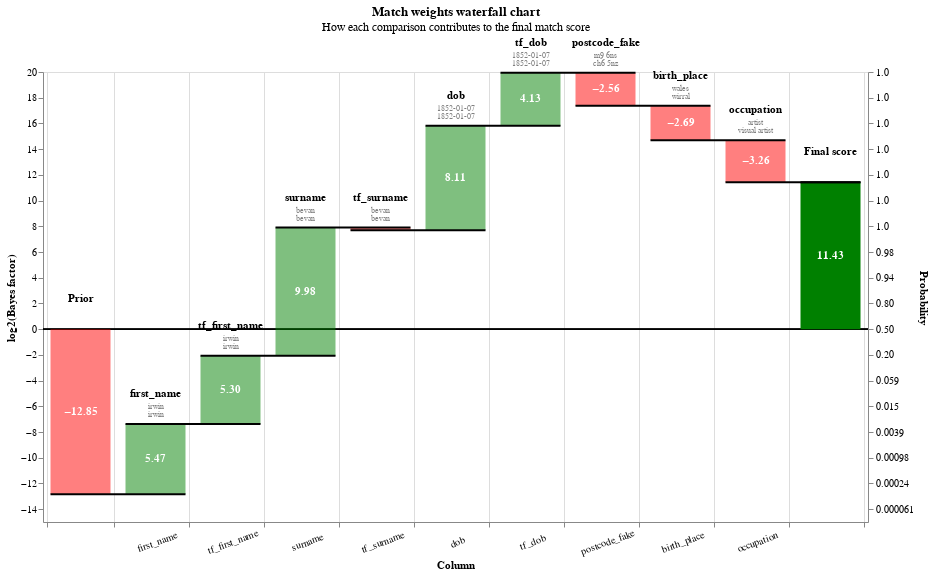

The cell this chart's notebook holds for it:
### Code cell
records = linker.prediction_errors_from_labels_column(
    "cluster",
    threshold=0.999,
    include_false_negatives=False,
    include_false_positives=True,
).as_record_dict()
linker.waterfall_chart(records)

### Figure 1 — Vega-Lite specification as saved in the notebook (floating-point values rounded to 4 significant figures; data arrays with more than 128 entries replaced by an {"elided": "..."} marker saying what was removed)
{"$schema": "https://vega.github.io/schema/vega-lite/v5.9.3.json", "config": {"view": {"continuousHeight": 300, "continuousWidth": 400}}, "data": {"name": "data-6fe8842bedd8d6900ffcc575b32134d8"}, "datasets": {"data-6fe8842bedd8d6900ffcc575b32134d8": {"elided": "598 records"}}, "height": 450, "layer": [{"layer": [{"encoding": {"color": {"value": "black"}, "size": {"value": 0.5}, "y": {"field": "zero", "type": "quantitative"}}, "mark": "rule"}, {"encoding": {"color": {"condition": {"test": "(datum.log2_bayes_factor < 0)", "value": "red"}, "value": "green"}, "opacity": {"condition": {"test": "datum.column_name == 'Prior match weight' || datum.column_name == 'Final score'", "value": 1}, "value": 0.5}, "tooltip": [{"field": "column_name", "title": "Comparison column", "type": "nominal"}, {"field": "value_l", "title": "Value (L)", "type": "nominal"}, {"field": "value_r", "title": "Value (R)", "type": "nominal"}, {"field": "label_for_charts", "title": "Label", "type": "ordinal"}, {"field": "sql_condition", "title": "SQL condition", "type": "nominal"}, {"field": "comparison_vector_value", "title": "Comparison vector value", "type": "nominal"}, {"field": "bayes_factor", "format": ",.4f", "title": "Bayes factor = m/u", "type": "quantitative"}, {"field": "log2_bayes_factor", "format": ",.4f", "title": "Match weight = log2(m/u)", "type": "quantitative"}, {"field": "prob", "format": ".4f", "title": "Adjusted match score", "type": "quantitative"}, {"field": "bayes_factor_description", "title": "Match weight description", "type": "nominal"}], "x": {"axis": {"grid": true, "labelAlign": "center", "labelAngle": -20, "labelExpr": "datum.value == 'Prior' || datum.value == 'Final score' ? '' : datum.value", "labelPadding": 10, "tickBand": "extent", "title": "Column"}, "field": "column_name", "sort": {"field": "bar_sort_order", "order": "ascending"}, "type": "nominal"}, "y": {"axis": {"grid": false, "orient": "left", "title": "log2(Bayes factor)"}, "field": "previous_sum", "type": "quantitative"}, "y2": {"field": "sum"}}, "mark": {"type": "bar", "width": 60}}, {"encoding": {"color": {"value": "white"}, "text": {"condition": {"field": "log2_bayes_factor", "format": ".2f", "test": "abs(datum.log2_bayes_factor) > 1", "type": "nominal"}, "value": ""}, "x": {"axis": {"labelAngle": -20, "title": "Column"}, "field": "column_name", "sort": {"field": "bar_sort_order", "order": "ascending"}, "type": "nominal"}, "y": {"axis": {"orient": "left"}, "field": "center", "type": "quantitative"}}, "mark": {"fontWeight": "bold", "type": "text"}}, {"encoding": {"color": {"value": "black"}, "text": {"field": "column_name", "type": "nominal"}, "x": {"axis": {"labelAngle": -20, "title": "Column"}, "field": "column_name", "sort": {"field": "bar_sort_order", "order": "ascending"}, "type": "nominal"}, "y": {"field": "sum_top", "type": "quantitative"}}, "mark": {"baseline": "bottom", "dy": -25, "fontWeight": "bold", "type": "text"}}, {"encoding": {"color": {"value": "grey"}, "text": {"field": "value_l", "type": "nominal"}, "x": {"axis": {"labelAngle": -20, "title": "Column"}, "field": "column_name", "sort": {"field": "bar_sort_order", "order": "ascending"}, "type": "nominal"}, "y": {"field": "sum_top", "type": "quantitative"}}, "mark": {"baseline": "bottom", "dy": -13, "fontSize": 8, "type": "text"}}, {"encoding": {"color": {"value": "grey"}, "text": {"field": "value_r", "type": "nominal"}, "x": {"axis": {"labelAngle": -20, "title": "Column"}, "field": "column_name", "sort": {"field": "bar_sort_order", "order": "ascending"}, "type": "nominal"}, "y": {"field": "sum_top", "type": "quantitative"}}, "mark": {"baseline": "bottom", "dy": -5, "fontSize": 8, "type": "text"}}]}, {"encoding": {"x": {"axis": {"labelAngle": -20, "title": "Column"}, "field": "column_name", "sort": {"field": "bar_sort_order", "order": "ascending"}, "type": "nominal"}, "x2": {"field": "lead"}, "y": {"axis": {"labelExpr": "format(1 / (1 + pow(2, -1*datum.value)), '.2r')", "orient": "right", "title": "Probability"}, "field": "sum", "scale": {"zero": false}, "type": "quantitative"}}, "mark": {"color": "black", "strokeWidth": 2, "type": "rule", "x2Offset": 30, "xOffset": -30}}], "params": [{"bind": {"input": "range", "max": 45, "min": 0, "step": 1}, "name": "record_number", "value": 0}], "resolve": {"axis": {"y": "independent"}}, "title": {"subtitle": "How each comparison contributes to the final match score", "text": "Match weights waterfall chart"}, "transform": [{"filter": "(datum.record_number == record_number)"}, {"filter": "(datum.bayes_factor !== 1.0)"}, {"frame": [null, 0], "window": [{"as": "sum", "field": "log2_bayes_factor", "op": "sum"}, {"as": "lead", "field": "column_name", "op": "lead"}]}, {"as": "sum", "calculate": "datum.column_name === \"Final score\" ? datum.sum - datum.log2_bayes_factor : datum.sum"}, {"as": "lead", "calculate": "datum.lead === null ? datum.column_name : datum.lead"}, {"as": "previous_sum", "calculate": "datum.column_name === \"Final score\" || datum.column_name === \"Prior match weight\" ? 0 : datum.sum - datum.log2_bayes_factor"}, {"as": "top_label", "calculate": "datum.sum > datum.previous_sum ? datum.column_name : \"\""}, {"as": "bottom_label", "calculate": "datum.sum < datum.previous_sum ? datum.column_name : \"\""}, {"as": "sum_top", "calculate": "datum.sum > datum.previous_sum ? datum.sum : datum.previous_sum"}, {"as": "sum_bottom", "calculate": "datum.sum < datum.previous_sum ? datum.sum : datum.previous_sum"}, {"as": "center", "calculate": "(datum.sum + datum.previous_sum) / 2"}, {"as": "text_log2_bayes_factor", "calculate": "(datum.log2_bayes_factor > 0 ? \"+\" : \"\") + datum.log2_bayes_factor"}, {"as": "dy", "calculate": "datum.sum < datum.previous_sum ? 4 : -4"}, {"as": "baseline", "calculate": "datum.sum < datum.previous_sum ? \"top\" : \"bottom\""}, {"as": "prob", "calculate": "1. / (1 + pow(2, -1.*datum.sum))"}, {"as": "zero", "calculate": "0*datum.sum"}], "width": {"step": 75}}
